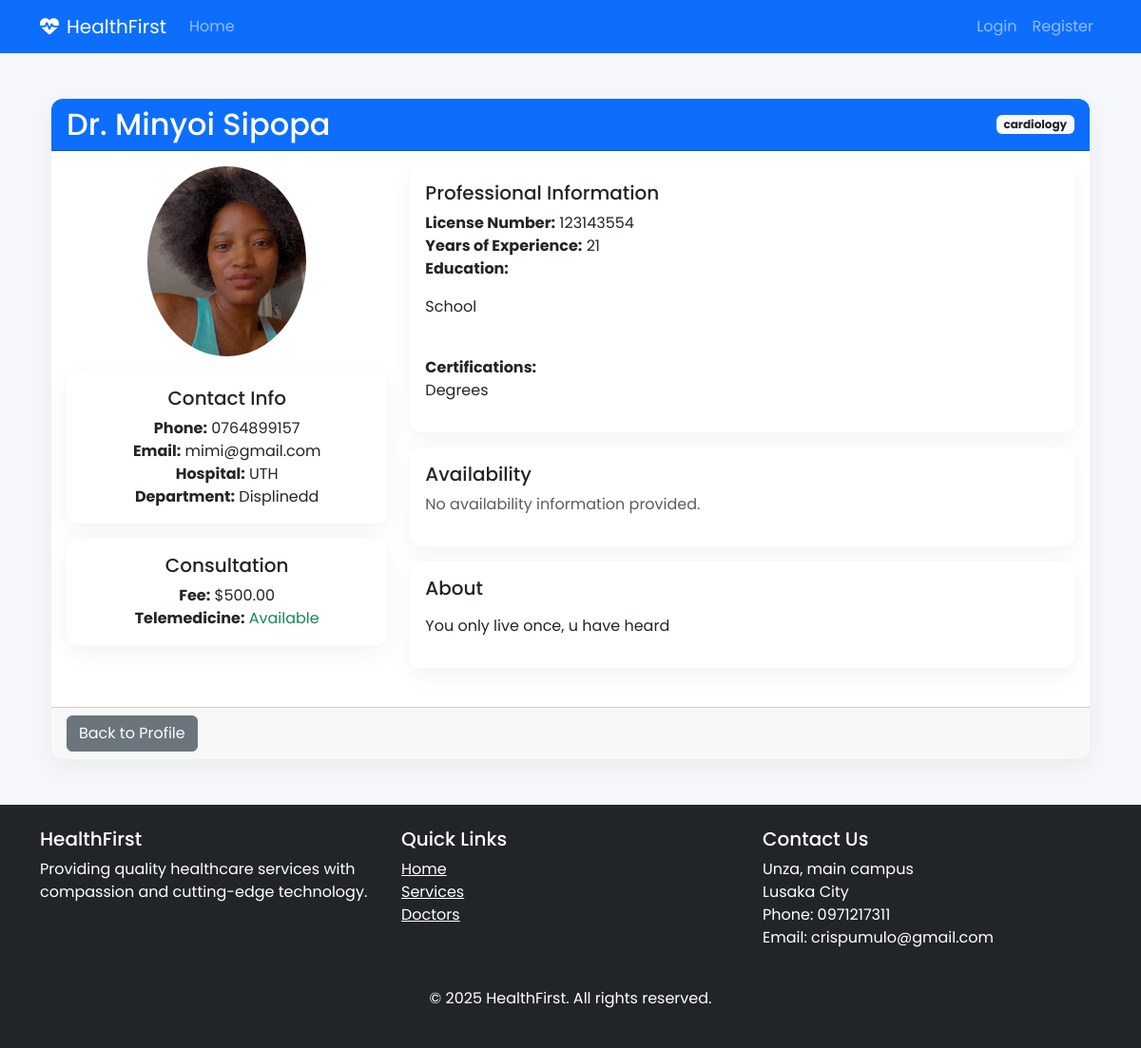
The app's page /doctors/13/ with its own data.
### doctors/models.py (models this page shows, shortened)
class Doctor(models.Model):
    GENDER_CHOICES = (
        ('M', 'Male'),
        ('F', 'Female'),
        ('O', 'Other'),
    )
    SPECIALIZATION_CHOICES = (
        ('cardiology', 'Cardiology'),
        ('pediatrics', 'Pediatrics'),
        ('orthopedics', 'Orthopedics'),
        ('neurology', 'Neurology'),
        ('gynecology', 'Gynecology'),
    )
    user = models.OneToOneField(User, on_delete=models.CASCADE, related_name='doctor_profile')
    specialization = models.CharField(max_length=50, choices=SPECIALIZATION_CHOICES)
    gender = models.CharField(max_length=1, choices=GENDER_CHOICES)
    date_of_birth = models.DateField(null=True, blank=True)
    license_number = models.CharField(max_length=50, unique=True, null=True, blank=True)
    years_of_experience = models.PositiveIntegerField(null=True, blank=True)
    hospital = models.CharField(max_length=100, null=True, blank=True)
    department = models.CharField(max_length=100, null=True, blank=True)
    bio = models.TextField(blank=True, null=True)
    education = models.TextField(help_text="Degrees and institutions", null=True, blank=True)
    certifications = models.TextField(blank=True, null=True)
    languages_spoken = models.CharField(max_length=200, null=True, blank=True)
    consultation_fee = models.DecimalField(max_digits=10, decimal_places=2, null=True, blank=True)
    average_rating = models.FloatField(
        default=0,
        validators=[MinValueValidator(0), MaxValueValidator(5)],
        null=True, blank=True,
    )
    available_for_telemedicine = models.BooleanField(default=False, null=True, blank=True)
    available_days = models.CharField(max_length=100, help_text="Comma-separated days (e.g., Mon,Tue,Wed)", null=True, blank=True)
    available_hours = models.CharField(max_length=100, help_text="e.g., 9:00 AM - 5:00 PM", null=True, blank=True)
    created_at = models.DateTimeField(default=timezone.now)
    updated_at = models.DateTimeField(auto_now=True)

### accounts/models.py (models this page shows, shortened)
class User(AbstractUser):
    USER_TYPE_CHOICES = (
        ('admin', 'Administrator'),
        ('doctor', 'Doctor'),
        ('staff', 'Staff'),
        ('patient', 'Patient'),
    )
    user_type = models.CharField(max_length=10, choices=USER_TYPE_CHOICES, default='staff')
    profile_picture = models.ImageField(upload_to='profile_pics/', blank=True, null=True)
    phone = models.CharField(max_length=20, blank=True, null=True)
    address = models.TextField(blank=True, null=True)

### doctors/views.py (the view)
# urls.py: path('<int:pk>/', views.doctor_detail, name='doctor_detail'),
def doctor_detail(request, pk):
    doctor = get_object_or_404(
        Doctor.objects.select_related('user').prefetch_related('availabilities'),
        user_id=pk
    )
    return render(request, 'doctors/detail.html', {'doctor': doctor})

### doctors/context_processors.py (called while the page is built)
def user_type(request):
    return {
        'is_patient': hasattr(request.user, 'patient_profile'),
        'is_doctor': hasattr(request.user, 'doctor_profile'),
    }

### doctors/templates/doctors/detail.html (shortened to what this page needs)
{% extends 'accounts/base.html' %}
{% block content %}
<div class="container">
    <div class="card my-4">
        <div class="card-header bg-primary text-white">
            <div class="d-flex justify-content-between align-items-center">
                <h2 class="mb-0">Dr. {{ doctor.user.get_full_name }}</h2>
                <span class="badge bg-light text-dark">{{ doctor.specialization }}</span>
            </div>
        </div>
        <div class="card-body">
            <div class="row">
                <div class="col-md-4 text-center">
                    {% if doctor.user.profile_picture %}
                    <img src="{{ doctor.user.profile_picture.url }}" class="img-fluid rounded-circle mb-3" style="max-height: 200px;">
                    {% else %}
                    <div class="bg-light rounded-circle d-flex align-items-center justify-content-center mb-3" style="width: 200px; height: 200px; margin: 0 auto;">
                        <span class="text-muted">No photo</span>
                    </div>
                    {% endif %}
                    <div class="card mb-3">
                        <div class="card-body">
                            <h5 class="card-title">Contact Info</h5>
                            <p class="card-text">
                                <strong>Phone:</strong> {{ doctor.user.phone }}<br>
                                <strong>Email:</strong> {{ doctor.user.email }}<br>
                                <strong>Hospital:</strong> {{ doctor.hospital }}<br>
                                <strong>Department:</strong> {{ doctor.department }}
                            </p>
                        </div>
                    </div>
                    <div class="card">
                        <div class="card-body">
                            <h5 class="card-title">Consultation</h5>
                            <p class="card-text">
                                <strong>Fee:</strong> ${{ doctor.consultation_fee }}<br>
                                <strong>Telemedicine:</strong>
                                {% if doctor.available_for_telemedicine %}
                                <span class="text-success">Available</span>
                                {% else %}
                                <span class="text-danger">Not Available</span>
                                {% endif %}
                            </p>
                        </div>
                    </div>
                </div>
                <div class="col-md-8">
                    <div class="card mb-3">
                        <div class="card-body">
                            <h5 class="card-title">Professional Information</h5>
                            <p class="card-text">
                                <strong>License Number:</strong> {{ doctor.license_number }}<br>
                                <strong>Years of Experience:</strong> {{ doctor.years_of_experience }}<br>
                                <strong>Education:</strong> {{ doctor.education|linebreaks }}<br>
                                <strong>Certifications:</strong> {{ doctor.certifications|default:"None"|linebreaks }}
                            </p>
                        </div>
                    </div>
                    <div class="card mb-3">
                        <div class="card-body">
                            <h5 class="card-title">Availability</h5>
                            <div class="row">
                                {% for availability in doctor.availabilities.all %}
                                <div class="col-md-4 mb-2">
                                    <div class="border p-2 {% if availability.is_available %}bg-light{% else %}bg-secondary text-white{% endif %}">
                                        <strong>{{ availability.get_day_display }}</strong><br>
                                        {{ availability.start_time|time:"H:i" }} - {{ availability.end_time|time:"H:i" }}<br>
                                        {% if availability.is_available %}
                                        <span class="text-success">Available</span>
                                        {% else %}
                                        <span class="text-danger">Not Available</span>
                                        {% endif %}
                                    </div>
                                </div>
                                {% empty %}
                                <div class="col-12">
                                    <p class="text-muted">No availability information provided.</p>
                                </div>
                                {% endfor %}
                            </div>
                        </div>
                    </div>
                    <div class="card">
                        <div class="card-body">
                            <h5 class="card-title">About</h5>
                            <p class="card-text">{{ doctor.bio|default:"No information provided."|linebreaks }}</p>
                        </div>
                    </div>
                </div>
            </div>
        </div>
        <div class="card-footer">
            <a href="{% url 'doctors:doctor_dashboard' %}" class="btn btn-secondary">Back to Profile</a>
        </div>
    </div>
</div>
{% endblock %}

### accounts/static/css/style.css (style rules this page uses)
:root { --primary: #1a73e8; --primary-dark: #0d47a1; --secondary: #00c853; --light: #f8f9fa; --dark: #212529; --gray: #6c757d; --light-gray: #e9ecef; --danger: #ff5252; --warning: #ffc107; }
body { font-family: 'Poppins', sans-serif; background-color: #f5f7fb; color: var(--dark); }
.card { border-radius: 15px; overflow: hidden; box-shadow: 0 5px 15px rgba(0,0,0,0.05); transition: all 0.3s ease; margin-bottom: 25px; }
.card { border: none; border-radius: 0.75rem; box-shadow: 0 0.5rem 1.5rem rgba(0, 0, 0, 0.05); transition: all 0.3s ease; }

### records on screen
Doctor: user.get_full_name "Minyoi Sipopa", specialization "cardiology", user.profile_picture (picture), user.phone "0764899157", user.email "mimi@gmail.com", hospital "UTH", department "Displinedd", consultation_fee "500.00", license_number "123143554", years_of_experience "21", education "School", certifications "Degrees", bio "You only live once, u have heard"
